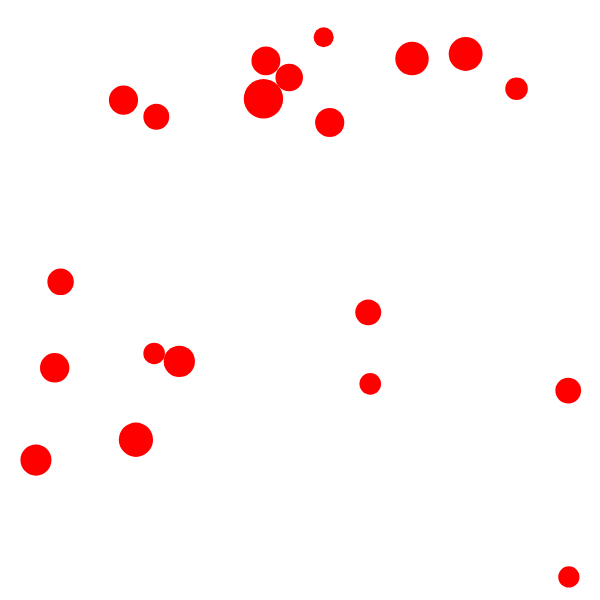
Frame 1 (no input)
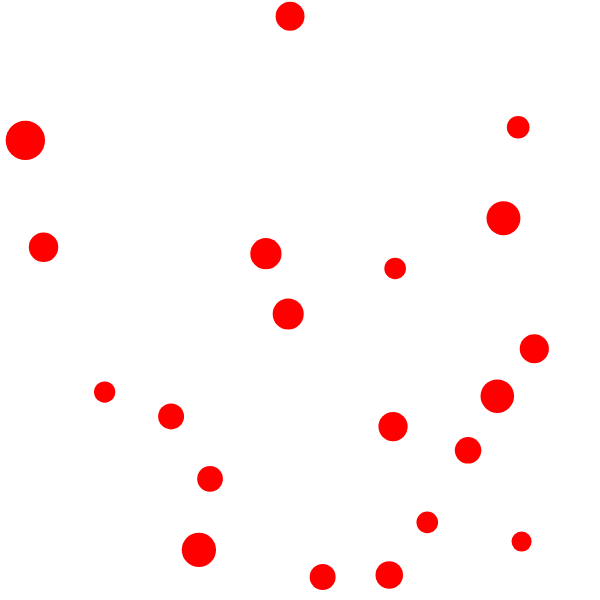
Frame 60 (no input)
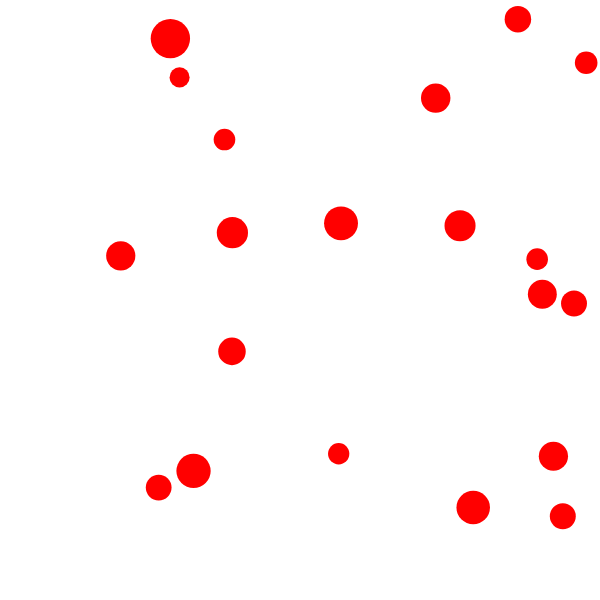
Frame 120 (the mouse pressed at the canvas centre since frame 60)

The p5.js sketch that drew these frames (run headless with seeded random() and noise() and a simulated clock; from frame 60 on, the mouse is pressed at the canvas centre):

// p5.js sketch
// ── sketch.js
let physicsScene = {
    gravity: new p5.Vector(0,0),
    deltaT: 1/60,
    paused: false,
    balls: [],
    restitution: 1
}

class Ball{
    /**
     * 
     * @param {number} x 
     * @param {number} y 
     * @param {number} r r
     * @param {number} m mass
     * @param {Vector} v 
     */
    constructor(x,y,r,v){
        this.loc = new p5.Vector(x,y);
        this.v = v || new p5.Vector(random(-10, 10), random(-10,10)); // velocity
        this.r = r;
        this.m = r * r * PI;
        this.acc = new p5.Vector(0,0); // acceleration
    }

    /**
     * 
     * @param {Vector} f 
     */
    applyForce(f){
        this.acc.add(f.div(this.m)); // F = ma
    }

    update(){

        this.v.add(this.acc.mult(physicsScene.deltaT)); // v = at
        this.acc.mult(0);
        this.loc.add(this.v);
    }

    display(){
        circle(this.loc.x, this.loc.y, this.r * 2);
    }
}

/**
 * 
 * @param {Ball} ball1 
 * @param {Ball} ball2 
 * @param {number} restitution 
 */
function detectCollision(ball1, ball2, restitution){
    let distSq = (ball1.loc.x - ball2.loc.x) * (ball1.loc.x - ball2.loc.x) + (ball1.loc.y - ball2.loc.y) * (ball1.loc.y - ball2.loc.y);
    // is the balls colliding?
    if (distSq === 0 || distSq > (ball1.r + ball2.r) * (ball1.r + ball2.r)) return;

    // colliding direction
    let dir = p5.Vector.sub(ball2.loc, ball1.loc);
    dir = dir.normalize();
    
    // separate the balls
    let intersectLength = (ball1.r + ball2.r - Math.sqrt(distSq)) / 2;
    ball1.loc = ball1.loc.sub(p5.Vector.mult(dir, intersectLength));
    ball2.loc = ball2.loc.add(p5.Vector.mult(dir, intersectLength));

    // conservation of momentum: m1 * u1 + m2 * u2 = m1 * v1 + m2 * v2
    // coefficient of restitution: (CoR/ε) degree of elasticity of the colliding bodies
    // v2 − v1 = ε(u1 − u2),
    // if CoR = 1: kinetic energy is not changed
    // if 0 <= CoR < 1: kinetic energy lost in collision
    // if CoR > 1: kinetic energy increased in collision (e.g. an explosion happened)

    // velocity on the collision direction
    let v1 = ball1.v.dot(dir);
    let v2 = ball2.v.dot(dir);
    let m1 = ball1.m, m2 = ball2.m;

    //calculated the new velocity on the direction
    let newV1 = ((m1 - restitution * m2)*v1 + m2 * (1 + restitution) * v2) / (m1 + m2);
    let newV2 = (m1 * (1 + restitution) * v1 + (m2 - restitution * m1)*v2) / (m1 + m2);
    
    ball1.v = ball1.v.add(p5.Vector.mult(dir, newV1 - v1));
    ball2.v = ball2.v.add(p5.Vector.mult(dir, newV2 - v2));
}

function simulate(){
    for (let i = 0; i < physicsScene.balls.length; i++) {
        let ballI = physicsScene.balls[i];
        
        for (let j = i + 1; j < physicsScene.balls.length; j++) {
            let ballJ = physicsScene.balls[j];
            detectCollision(ballI, ballJ, physicsScene.restitution);
        }

        // Think: below code give a what kind of collision between the balls and the wall?
        if (ballI.loc.x < ballI.r){
            ballI.loc.x = ballI.r;
            ballI.v.x = - ballI.v.x;
        }
        if (ballI.loc.x > width - ballI.r){
            ballI.loc.x = width - ballI.r;
            ballI.v.x = - ballI.v.x;
        }
        if (ballI.loc.y < ballI.r){
            ballI.loc.y = ballI.r;
            ballI.v.y = - ballI.v.y;
        }
        if (ballI.loc.y > height - ballI.r){
            ballI.loc.y = height - ballI.r;
            ballI.v.y = - ballI.v.y;
        }
    }
}

function setup(){
    createCanvas(600,600);
    background(255);
    fill(255,0,0);
    noStroke();
    for (let i = 0; i < 20; i++) {
        let r = random(10,20);
        physicsScene.balls.push(new Ball(random(20, width - 20), random(20, height - 20), r));
    }

    //physicsScene.balls = [new Ball(100,300,20,new p5.Vector(10,0)), new Ball(300,300,30,new p5.Vector(-10,0))]
}

function draw(){
    background(255);
    simulate();
    physicsScene.balls.forEach(b => {
        b.display();
        b.applyForce(physicsScene.gravity)
        b.update();
    });
    
    //noLoop();
}

function mousePressed(){
    loop()
}
